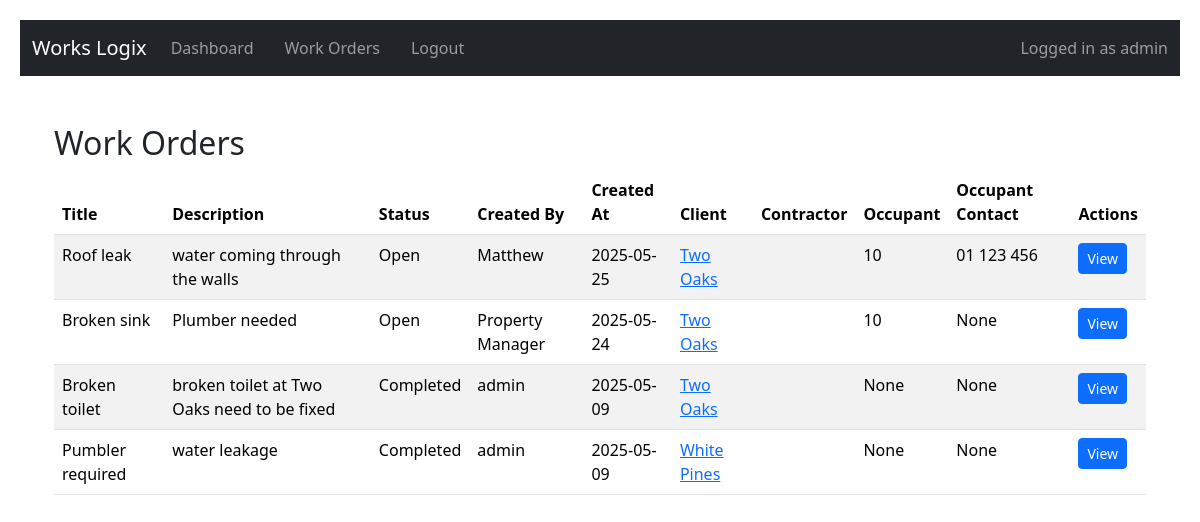
The page /home (signed in) on the database as committed earlier.
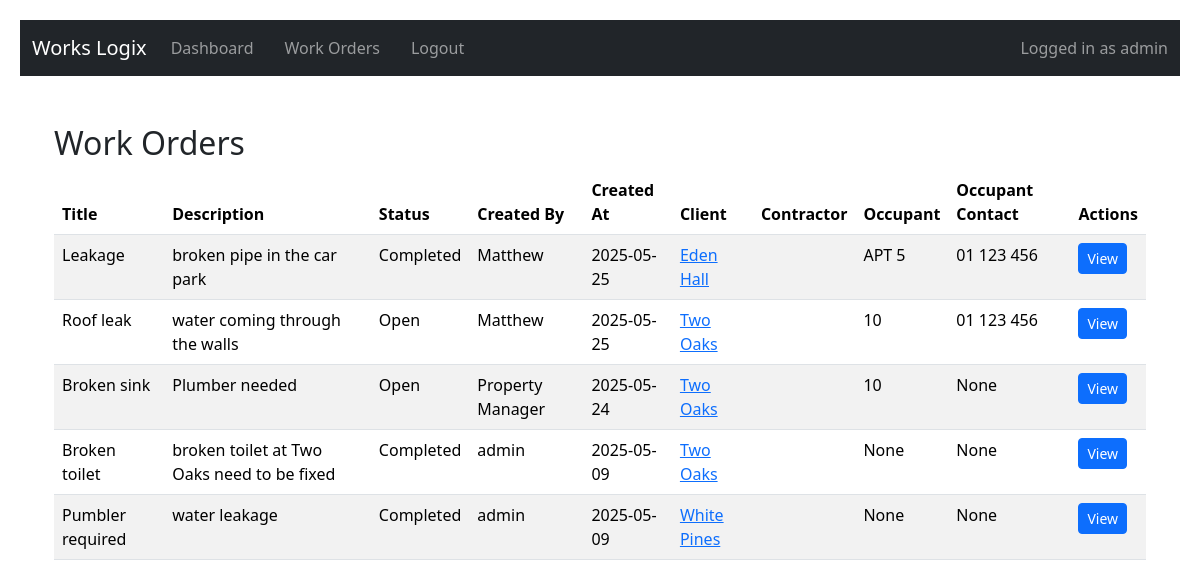
The same page on the database as committed later.
### app/models.py (models this page shows, shortened)
class User(UserMixin, db.Model):
    id = db.Column(db.Integer, primary_key=True)
    username = db.Column(db.String(64), nullable=False)
    email = db.Column(db.String(120), unique=True, nullable=False)
    password_hash = db.Column(db.String(128), nullable=False)
    role = db.Column(SQLAlchemyEnum(UserRole), nullable=False)
    business_type = db.Column(db.String(100), nullable=True)

class WorkOrder(db.Model):
    id = db.Column(db.Integer, primary_key=True)
    title = db.Column(db.String(100), nullable=False)
    description = db.Column(db.Text, nullable=False)
    status = db.Column(db.String(20), default='Open')
    created_by = db.Column(db.String(100), nullable=False)
    created_at = db.Column(db.DateTime, default=datetime.utcnow)
    client_id = db.Column(db.Integer, db.ForeignKey('client.id'))
    contractor_id = db.Column(db.Integer, db.ForeignKey('user.id'), nullable=True)
    contractor = db.relationship("User", backref="accepted_work_orders")
    business_type = db.Column(db.String(100))  # Type of contractor service required
    completion_photo = db.Column(db.String(200), nullable=True)
    occupant_apartment = db.Column(db.String(120))
    occupant_phone = db.Column(db.String(120))
    occupant_name = db.Column(db.String(120))
    business_type = db.Column(db.String(100))  # Type of contractor service required
    preferred_contractor_id = db.Column(db.Integer, db.ForeignKey('user.id'), nullable=True)
    second_preferred_contractor_id = db.Column(db.Integer, db.ForeignKey('user.id'), nullable=True)
    rejected_by = db.Column(db.String(500))  # Comma-separated contractor IDs who have rejected
    client = db.relationship('Client', backref='work_orders')
    contractor = db.relationship('User', foreign_keys=[contractor_id])

class Client(db.Model):
    id = db.Column(db.Integer, primary_key=True)
    name = db.Column(db.String(100), nullable=False)
    address = db.Column(db.String(200), nullable=False)
    registration_number = db.Column(db.String(50), nullable=False)
    year_built = db.Column(db.Integer, nullable=False)
    number_of_units = db.Column(db.Integer, nullable=False)

### app/routes.py (the view)
@routes_bp.route('/home')
@login_required
def home():
    if current_user.role == UserRole.ADMIN:
        orders = WorkOrder.query.order_by(WorkOrder.created_at.desc()).all()
    elif current_user.role == UserRole.MANAGER:
        orders = WorkOrder.query.filter_by(created_by=current_user.username).order_by(WorkOrder.created_at.desc()).all()
    else:
        abort(403)
    return render_template('home.html', orders=orders)

### app/__init__.py (called while the page is built)
@login_manager.user_loader
def load_user(user_id):
    return User.query.get(int(user_id))

def create_app():
    app = Flask(__name__)
    app.config.from_object(Config)
    db.init_app(app)
    login_manager.init_app(app)
    Migrate(app, db)
    from app.routes import routes_bp
    from app.auth import auth_bp
    app.register_blueprint(routes_bp)
    app.register_blueprint(auth_bp)
    @app.context_processor
    def inject_roles():
        return {
            'ROLE_ADMIN': UserRole.ADMIN.value,
            'ROLE_MANAGER': UserRole.MANAGER.value,
            'ROLE_CONTRACTOR': UserRole.CONTRACTOR.value
        }
    @app.context_processor
    def inject_roles():
        return {
            'ROLE_ADMIN': UserRole.ADMIN.value,
            'ROLE_MANAGER': UserRole.MANAGER.value,
            'ROLE_CONTRACTOR': UserRole.CONTRACTOR.value
        }
    return app

### app/templates/home.html (shortened to what this page needs)
{% extends 'base.html' %}
{% block content %}
<div class="container mt-4">
    <h2>Work Orders</h2>
    {% if orders %}
        <table class="table table-striped table-hover">
            <thead>
                <tr>
                    <th>Title</th>
                    <th>Description</th>
                    <th>Status</th>
                    <th>Created By</th>
                    <th>Created At</th>
                    <th>Client</th>
                    <th>Contractor</th>
                    <th>Occupant</th>
                    <th>Occupant Contact</th>
                    <th>Actions</th>
                </tr>
            </thead>
            <tbody>
                {% for order in orders %}
                <tr>
                    <td>{{ order.title }}</td>
                    <td>{{ order.description }}</td>
                    <td>{{ order.status }}</td>
                    <td>{{ order.created_by }}</td>
                    <td>{{ order.created_at.strftime('%Y-%m-%d') }}</td>
                    <td>
                        <a href="{{ url_for('routes.client_detail', client_id=order.client.id) }}">
                        {{ order.client.name }}
                        </a>
                    </td>
                    <td>
                        </td>
                        <td>{{ order.occupant_apartment }}</td>
                        <td>{{ order.occupant_phone }}</td>
                    <td>
                        <a class="btn btn-sm btn-primary" href="{{ url_for('routes.work_order_detail', order_id=order.id) }}">
                            View
                        </a>
                    </td>
                </tr>
            {% endfor %}
        </tbody>
    </table>
    {% endif %}
{% endblock %}

### app/templates/base.html (shortened to what this page needs)
<!DOCTYPE html>
<html lang="en">
<head>
  <link rel="stylesheet" href="{{ url_for('static', filename='css/style.css') }}">
  <link href="https://cdn.jsdelivr.net/npm/bootstrap@5.3.3/dist/css/bootstrap.min.css" rel="stylesheet">
</head>
<body>
  <nav class="navbar navbar-expand-lg navbar-dark bg-dark">
    <div class="container-fluid">
      <a class="navbar-brand" href="#">Works Logix</a>
      <div class="collapse navbar-collapse" id="navbarNav">
        <ul class="navbar-nav me-auto mb-2 mb-lg-0">
          {% if current_user.is_authenticated %}
          {% if current_user.role.value == ROLE_ADMIN %}
          <li class="nav-item">
            <a class="nav-link" href="{{ url_for('routes.admin_dashboard') }}">Dashboard</a>
          </li>
          <li class="nav-item">
            <a class="nav-link" href="{{ url_for('routes.home') }}">Work Orders</a>
          </li>
              {% elif current_user.role.value == ROLE_CONTRACTOR %}
              <li class="nav-item">
                <a class="nav-link" href="{{ url_for('routes.contractor_home') }}">My Work</a>
              </li>
            {% endif %}
          {% endif %}
          {% if current_user.is_authenticated %}
            <li class="nav-item">
              <a class="nav-link" href="{{ url_for('auth.logout') }}">Logout</a>
            </li>
          {% endif %}
        </ul>
        {% if current_user.is_authenticated %}
          <span class="navbar-text ms-auto">
            Logged in as {{ current_user.username }}
          </span>
        {% endif %}
      </div>
    </div>
  </nav>
  {% if current_user.is_authenticated %}
  <p class="text-end text-white me-3">Logged in as {{ current_user.username }} ({{ current_user.role }})</p>
  {% endif %}
  <div class="container">
    {% block content %}{% endblock %}
  </div>
</body>
</html>

### app/static/css/style.css (style rules this page uses)
body { font-family: Arial, sans-serif; padding: 20px; background-color: #f6f6f6; }
nav a { margin-right: 15px; text-decoration: none; }
.container { margin-top: 20px; }

Rows that differ between the two databases and show on the page:
added WorkOrder: title "Leakage", description "broken pipe in the car park", status "Completed", created_by "Matthew", created_at "2025-05-25", client.name "Eden Hall", occupant_apartment "APT 5", occupant_phone "01 123 456"
